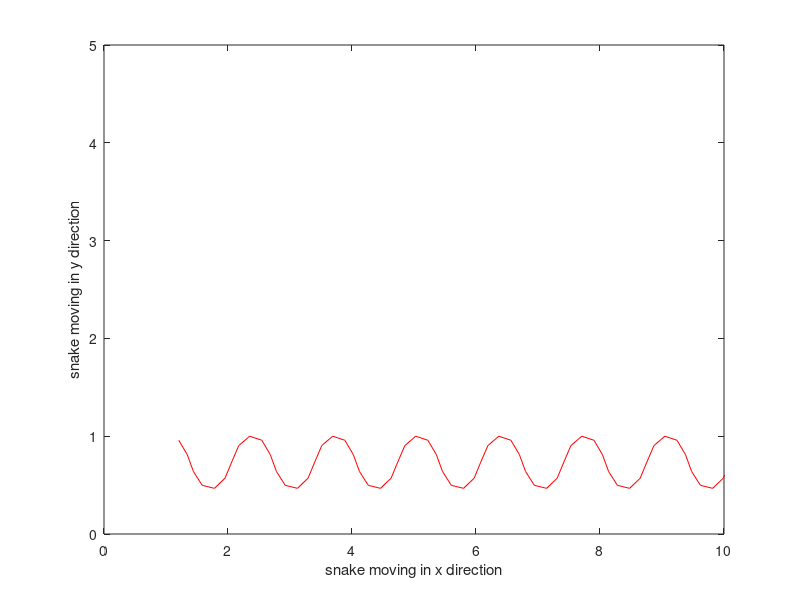

The MATLAB script that drew this image: (Note: this script raises an error after producing the figure.)
%set initial y and x co-ord
xin = 1;
yin = 1;
n = 100;
x = zeros(n);
y = zeros(n);
x(1)=xin;
y(1)=yin;
xdot = zeros(n);
ydot = zeros(n);
xdot(1)=0;
ydot(1)=1;


A = (60*pi)/180; %Amplitude
W = (5*pi)/6;%Temporal freq
sigma = (2*pi)/9;%spacial freq


d= 0.2;
tval = linspace(1,100, 10000);


ntrotation = [0;0]
vn = zeros([n-1, length(tval)]);
vt = zeros([n-1, length(tval)]);
vnvt = [0;0]
for k = 2:n
        theta = A.*sin( W.*tval(1) + (k-1).*sigma);
        x(k) = x(k-1) + d.*(sin(theta));
        y(k) = y(k-1) + d.*(cos(theta));

end

for t = 1:length(tval)
    %calculating positions for x and y based of previous equations
    
    for k = 2:n
        theta = A.*sin( W.*tval(t) + (k-1).*sigma);
        thetadot = W.*A.*cos(W.*tval(t) + (k-1).*sigma);
        xdot(k) = xdot(k-1) + d.*(cos(theta)).*thetadot;
        ydot(k) = ydot(k-1) - d.*(sin(theta)).*thetadot;
       



    end

    

   for k = 2:n
       x(k) = x(k) + xdot(k).*0.01;
       y(k) = y(k) + ydot(k).*0.01;
   end
   
   



plot (y([2:n]), x([2:n]), 'r-')


ylabel('snake moving in y direction')
xlabel('snake moving in x direction')
xlim([0 10])
ylim([0 5])
title('Time:',tval(t) )
grid on
pause(0.01)
end
